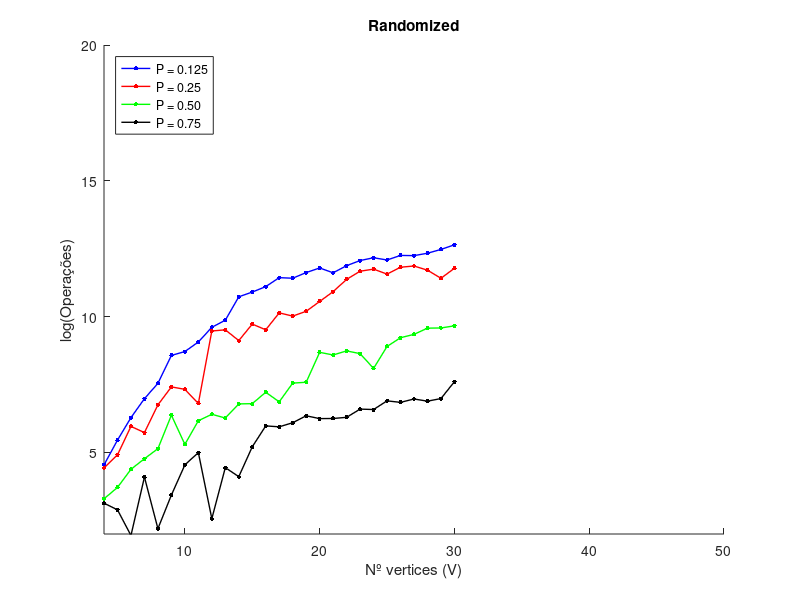
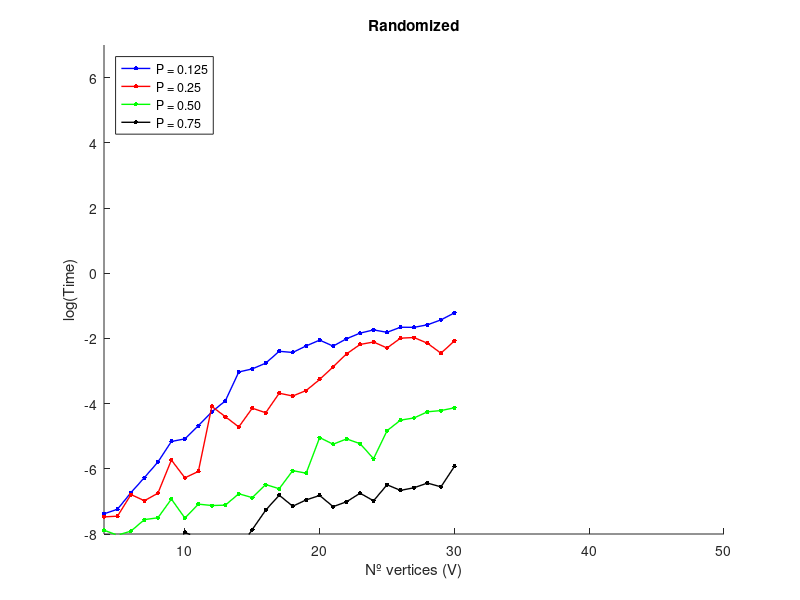
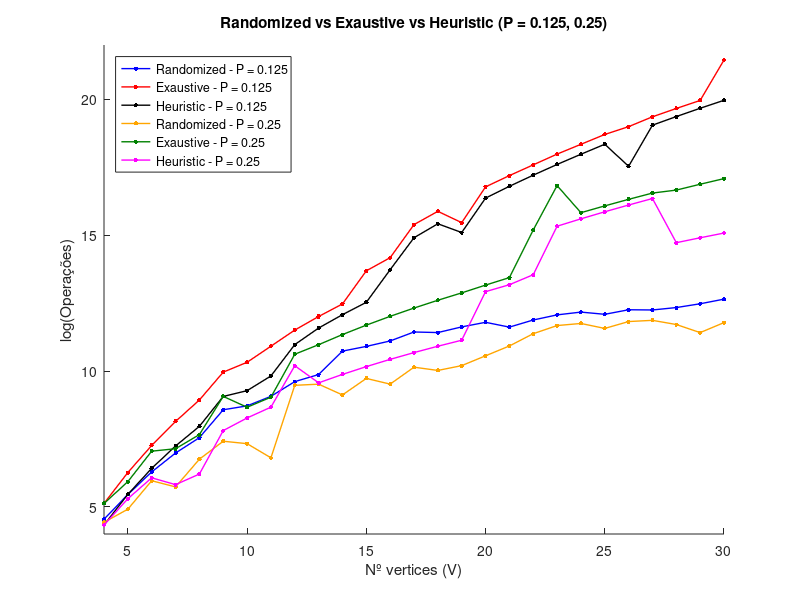
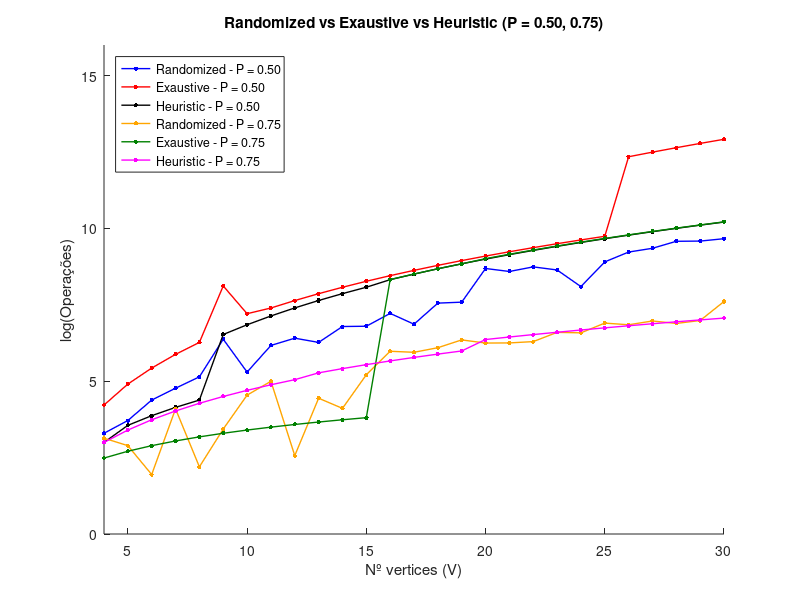

Source code (MATLAB) for these figures, in order:
clear all
close all
clc

% 1 - Randomized
% 2 - Exaustive
% 3 - Hueristic

% 1 - P = 0.125
% 2 - P = 0.25
% 3 - P = 0.50
% 4 - P = 0.75

Size12 =[4, 5, 6, 7, 8, 9, 10, 11, 12, 13, 14, 15, 16, 17, 18, 19, 20, 21, 22, 23, 24, 25, 26, 27, 28, 29, 30];
Size34 =[4, 5, 6, 7, 8, 9, 10, 11, 12, 13, 14, 15, 16, 17, 18, 19, 20, 21, 22, 23, 24, 25, 26, 27, 28, 29, 30];


%% P = 0.125

%%% Randomized
Total_operacoes11 =[94, 234, 536, 1076, 1893, 5288, 6100, 8668, 14896, 19331, 45805, 54467, 66581, 92603, 90670, 111676, 132259, 110778, 143949, 173835, 192620, 177512, 209876, 208245, 227598, 261648, 310240];
Total_configurations11 =[14, 30, 57, 102, 163, 402, 441, 586, 937, 1149, 2503, 2810, 3248, 4239, 4017, 4694, 5289, 4340, 5336, 6132, 6525, 5882, 6656, 6431, 6785, 7506, 8537];
Total_time11 =[0.0006227999983821064, 0.0007165999995777383, 0.001193699994473718, 0.0018966000061482191, 0.003048499987926334, 0.0057320000196341425, 0.006207899990840815, 0.009313199989264831, 0.014224600003217347, 0.019901299980119802, 0.0483074000076158, 0.053093199981958605, 0.06337360003089998, 0.091184000033536, 0.08788459998322651, 0.10746460003429092, 0.1283922999718925, 0.10685409998404793, 0.1340753999975277, 0.1590713999758009, 0.17556819999299478, 0.16314210000564344, 0.1906299999973271, 0.18993909998971503, 0.20540539997455198, 0.23895720002474263, 0.2962359000084689];

%%% Exaustive
Total_operacoes21 =[168, 525, 1422, 3437, 7576, 21123, 30360, 54868, 99384, 163774, 259910, 879720, 1427856, 4825195, 7861824, 5182535, 19333640, 29290044, 43499786, 64604447, 92679624, 133090650, 177557692, 255198330, 346683260, 465706418, 2063687790];
Total_configurations21 =[42, 105, 237, 491, 947, 2347, 3036, 4988, 8282, 12598, 18565, 58648, 89241, 283835, 436768, 272765, 966682, 1394764, 1977263, 2808889, 3861651, 5323626, 6829142, 9451790, 12381545, 16058842, 68789593];
Total_time21 =[0.00017010000010486692, 0.0003968999953940511, 0.001019800009089522, 0.0024256000033346936, 0.005397400003857911, 0.014055199979338795, 0.0209960000065621, 0.04632909999054391, 0.0769943999912357, 0.11836309998761863, 0.18561610003234819, 0.6318439000169747, 0.9867539000115357, 3.3374192000192124, 5.4543463999871165, 3.6019046000001254, 13.677781700025662, 20.879983300008462, 31.691388899984304, 48.27603009999439, 70.7407455000066, 107.5471402999683, 149.0372931999882, 228.4708095000242, 341.2307061999745, 519.0628780000261, 1931.0483767000114];

%%% Heuristic
Total_operacoes31 =[76, 235, 612, 1393, 2872, 8631, 10680, 18348, 58176, 107120, 175098, 275970, 916880, 2974371, 4971348, 3604319, 12788140, 19752306, 29760566, 44129617, 64274520, 92880825, 41258932, 187489215, 257371128, 349113455, 468345300];
Total_configurations31 =[19, 47, 102, 199, 359, 959, 1068, 1668, 4848, 8240, 12507, 18398, 57305, 174963, 276186, 189701, 639407, 940586, 1352753, 1918679, 2678105, 3715233, 1586882, 6944045, 9191826, 12038395, 15611510];
Total_time31 =[0.00010549998842179775, 0.0002634000120451674, 0.0005454000056488439, 0.0009325000137323514, 0.003713500002049841, 0.006591300014406443, 0.008379499995498918, 0.013149900012649596, 0.040598100022180006, 0.07325499998114537, 0.11892420001095161, 0.19119560001126956, 0.6259975999855669, 1.9717722000059439, 3.328815599976224, 2.648345999972662, 9.16162810001697, 14.8586115000071, 23.06370070000412, 34.756538700006786, 53.90512689999014, 83.97115730002406, 62.326608000003034, 213.93505780001578, 353.37921800000186, 611.0966808999947, 1052.8628503999644];


%% P = 0.25

%%% Randomized
Total_operacoes12 =[84, 136, 388, 309, 857, 1661, 1518, 902, 13005, 13565, 9128, 16757, 13591, 25346, 22485, 26840, 38531, 55340, 86940, 117347, 126742, 105575, 135991, 142180, 121911, 90507, 130803];
Total_configurations12 =[14, 17, 43, 31, 79, 136, 116, 67, 822, 815, 528, 907, 707, 1233, 1059, 1207, 1644, 2256, 3342, 4278, 4449, 3629, 4467, 4518, 3798, 2777, 3838];
Total_time12 =[0.0005668000085279346, 0.0005797000048914924, 0.001124400005210191, 0.000931500006117858, 0.001171800002339296, 0.003244199964683503, 0.0018791999900713563, 0.002285499998833984, 0.016762399973231368, 0.0122787000000244, 0.008950600007665344, 0.01591389998793602, 0.013832499986165203, 0.025197999988449737, 0.023110700014512986, 0.027360500011127442, 0.03837190000922419, 0.056618900009198114, 0.0842207999958191, 0.11243129998911172, 0.12115799999446608, 0.10088670000550337, 0.13630609998654108, 0.13909370001056232, 0.11659400000644382, 0.08590680001361761, 0.1254954999894835];

%%% Exaustive
Total_operacoes22 =[168, 375, 1152, 1260, 2120, 8649, 5800, 8404, 40836, 58032, 84224, 119130, 164768, 223448, 297792, 390754, 520200, 685356, 3956502, 20290255, 7476768, 9608400, 12222600, 15402663, 17179932, 21303371, 26222010];
Total_configurations22 =[42, 75, 192, 180, 265, 961, 580, 764, 3403, 4464, 6016, 7942, 10298, 13144, 16544, 20566, 26010, 32636, 179841, 882185, 311532, 384336, 470100, 570469, 613569, 734599, 874067];
Total_time22 =[0.00015379999240394682, 0.00029599999834317714, 0.0009055999980773777, 0.0009173999860649928, 0.0018875000096159056, 0.006478199997218326, 0.004519800000707619, 0.006386299995938316, 0.027212900007725693, 0.04191990000254009, 0.058336500005680136, 0.08526160001929384, 0.12228609999874607, 0.17111629999999423, 0.24331690001417883, 0.3547854000207735, 0.5320232999947621, 0.8079938000009861, 3.64686090000032, 16.537760500010336, 8.881609299991396, 14.146795299995574, 23.412318799979403, 40.784702800010564, 72.14287730000797, 135.20854720001807, 260.8854981000186];

%%% Heuristic
Total_operacoes32 =[76, 200, 432, 336, 496, 2457, 3910, 5819, 26748, 14248, 19432, 25890, 33808, 43384, 54828, 68362, 408600, 527583, 762388, 4545053, 5963712, 7732675, 9917674, 12593232, 2479008, 2969629, 3535020];
Total_configurations32 =[19, 40, 72, 48, 62, 273, 391, 529, 2229, 1096, 1388, 1726, 2113, 2552, 3046, 3598, 20430, 25123, 34654, 197611, 248488, 309307, 381449, 466416, 88536, 102401, 117834];
Total_time32 =[0.00010879998444579542, 0.0002565000031609088, 0.00034279999090358615, 0.0003257999924244359, 0.0004015000013168901, 0.00266689999261871, 0.0038165999721968547, 0.004796800028998405, 0.019870899996021762, 0.013580800005001947, 0.017237300009583123, 0.024034200017922558, 0.03708490000281017, 0.06160100000852253, 0.09782840001571458, 0.16823320000548847, 0.6318834999838145, 1.0490655999892624, 1.8626651000085985, 6.657250099975499, 11.19032240001252, 19.73602429998573, 36.12280899999314, 68.1502808000223, 97.51425350001955, 197.22609589999774, 400.03956620000827];


%% P = 0.5

%%% Randomized
Total_operacoes13 =[27, 41, 80, 118, 171, 586, 200, 478, 606, 528, 888, 896, 1364, 958, 1909, 1970, 5927, 5376, 6249, 5648, 3276, 7359, 10149, 11484, 14435, 14534, 15715];
Total_configurations13 =[5, 6, 10, 13, 16, 50, 17, 36, 42, 35, 55, 51, 74, 49, 93, 92, 257, 224, 254, 220, 123, 264, 355, 386, 468, 457, 480];
Total_time13 =[0.0003766000008909032, 0.00032380002085119486, 0.0003667000128189102, 0.0005216999852564186, 0.0005514999938895926, 0.0009795999940251932, 0.0005472999910125509, 0.0008387000125367194, 0.000803899994934909, 0.0008124999876599759, 0.0011525000008987263, 0.0010246000019833446, 0.0015289000002667308, 0.0013447999954223633, 0.002342699997825548, 0.002167000013287179, 0.006458800009568222, 0.00527229999715928, 0.006198599992785603, 0.0053564000118058175, 0.0033804999984567985, 0.00797170000441838, 0.011026100008166395, 0.011794899997767061, 0.014238800009479746, 0.014795099996263161, 0.01610040001105517];

%%% Exaustive
Total_operacoes23 =[68, 135, 228, 357, 528, 3348, 1350, 1628, 2076, 2600, 3206, 3900, 4688, 5576, 6570, 7676, 8900, 10248, 11726, 13340, 15096, 17000, 229554, 266868, 308560, 354960, 406410];
Total_configurations23 =[17, 27, 38, 51, 66, 372, 135, 148, 173, 200, 229, 260, 293, 328, 365, 404, 445, 488, 533, 580, 629, 680, 8829, 9884, 11020, 12240, 13547];
Total_time23 =[8.149999484885484e-05, 0.00012630000128410757, 0.00021100000594742596, 0.00026420000358484685, 0.0004194999928586185, 0.0023092000046744943, 0.0014565999881597236, 0.002081200000247918, 0.0028549999988172203, 0.0037500999897019938, 0.0033675999875413254, 0.00548789999447763, 0.008290099998703226, 0.01070019998587668, 0.018802100006723776, 0.03343120000499766, 0.06528900000557769, 0.11950260000594426, 0.2314846000081161, 0.47311449999688193, 0.9371199000015622, 1.859333600004902, 7.57926050000242, 14.972990600013873, 29.86445459999959, 60.0741255999892, 120.82654570000886];

%%% Heuristic
Total_operacoes33 =[20, 35, 48, 63, 80, 684, 940, 1254, 1632, 2080, 2604, 3210, 4112, 4930, 5886, 6916, 8060, 9324, 10714, 12236, 13896, 15700, 17654, 19764, 22036, 24476, 27090];
Total_configurations33 =[5, 7, 8, 9, 10, 76, 94, 114, 136, 160, 186, 214, 257, 290, 327, 364, 403, 444, 487, 532, 579, 628, 679, 732, 787, 844, 903];
Total_time33 =[4.7599998652003706e-05, 5.970000347588211e-05, 7.210001058410853e-05, 9.580000187270343e-05, 0.00012110000534448773, 0.0006179000047268346, 0.0010045999952126294, 0.00189049998880364, 0.0023553999926662073, 0.0031743999861646444, 0.006764000005205162, 0.008670799987157807, 0.013273399992613122, 0.022694100000080653, 0.04521490000479389, 0.08476599998539314, 0.1635417000070447, 0.3274095000087982, 0.6661029999813763, 1.3271956000098726, 2.7065292000042973, 5.554305099998601, 11.236870499997167, 23.14771460001066, 47.35405880001781, 96.47532210001373, 197.5373174999986];


%% P = 0.75

%%% Randomized
Total_operacoes14 =[23, 18, 7, 60, 9, 31, 94, 148, 13, 85, 61, 183, 395, 382, 444, 573, 517, 519, 542, 733, 722, 993, 940, 1064, 982, 1081, 2013];
Total_configurations14 =[4, 3, 1, 7, 1, 3, 8, 11, 1, 6, 4, 11, 21, 19, 22, 24, 22, 22, 23, 28, 26, 36, 32, 35, 32, 33, 62];
Total_time14 =[0.00020059999951627105, 0.00018819999240804464, 0.00018479999562259763, 0.0002947999892057851, 0.0001779000012902543, 0.0002099999983329326, 0.0003513999981805682, 0.00030080000578891486, 0.00025520000781398267, 0.0002688000095076859, 0.00021270000434014946, 0.0003843000013148412, 0.0006980000034673139, 0.0011035999923478812, 0.0007865999941714108, 0.0009542999905534089, 0.0010938000050373375, 0.0007762000022921711, 0.00090230000205338, 0.0011722000053850934, 0.0009294000046793371, 0.0015177000168478116, 0.0012787999876309186, 0.001385900002787821, 0.001599799987161532, 0.001424999994924292, 0.002667599997948855];

%%% Exaustive
Total_operacoes24 =[12, 15, 18, 21, 24, 27, 30, 33, 36, 39, 42, 45, 4128, 4947, 5868, 6897, 8180, 9450, 10846, 12374, 14040, 15850, 17810, 19926, 22204, 24650, 27270];
Total_configurations24 =[3, 3, 3, 3, 3, 3, 3, 3, 3, 3, 3, 3, 258, 291, 326, 363, 409, 450, 493, 538, 585, 634, 685, 738, 793, 850, 909];
Total_time24 =[2.78999941656366e-05, 2.5999994250014424e-05, 2.6900001103058457e-05, 3.15000070258975e-05, 3.170000854879618e-05, 4.199999966658652e-05, 3.5899996873922646e-05, 3.890000516548753e-05, 3.979999746661633e-05, 4.1799998143687844e-05, 4.9299997044727206e-05, 7.069999992381781e-05, 0.006446500003221445, 0.01108100000419654, 0.019747699989238754, 0.03443289999268018, 0.06080639999709092, 0.11758589999226388, 0.2292338999977801, 0.4597798999893712, 0.9250967999978457, 1.8092651999904774, 3.6824909999995725, 7.349412699986715, 14.850520899984986, 29.913733500012313, 60.2206506000075];

%%% Heuristic
Total_operacoes34 =[20, 30, 42, 56, 72, 90, 110, 132, 156, 195, 224, 255, 288, 323, 360, 399, 580, 630, 682, 736, 792, 850, 910, 972, 1036, 1102, 1170];
Total_configurations34 =[5, 6, 7, 8, 9, 10, 11, 12, 13, 15, 16, 17, 18, 19, 20, 21, 29, 30, 31, 32, 33, 34, 35, 36, 37, 38, 39];
Total_time34 =[4.67000063508749e-05, 5.09000092279166e-05, 8.330002310685813e-05, 0.00012879999121651053, 0.00012600001355167478, 0.00012789999891538173, 0.00017919999663718045, 0.0002703000063775107, 0.0004825999931199476, 0.0010630000033415854, 0.0020041000097990036, 0.003268900021794252, 0.006148799991933629, 0.009632299988879822, 0.02025359999970533, 0.0429298000090057, 0.09498969999549445, 0.18598320000455715, 0.33499629999278113, 0.6930358000099659, 1.4132122000009986, 2.7975311999907717, 5.712835800004541, 11.696550900000148, 23.845074400000158, 48.734597700007726, 98.95070370001486];


%% Gráficos
clc
close all

%%% Randomized
figure(1)
hold on
plot(Size12, log(Total_operacoes11),'b.-','LineWidth',1,'MarkerSize',10)
plot(Size12, log(Total_operacoes12),'r.-','LineWidth',1,'MarkerSize',10)
plot(Size12, log(Total_operacoes13),'g.-','LineWidth',1,'MarkerSize',10)
plot(Size12, log(Total_operacoes14),'k.-','LineWidth',1,'MarkerSize',10)
ylabel('log(Operações)')
xlabel('Nº vertices (V)')
legend('P = 0.125','P = 0.25','P = 0.50','P = 0.75','Location','northwest')
title('Randomized')
axis([4 50 2 20])


figure(2)
hold on
plot(Size12, log(Total_time11),'b.-','LineWidth',1,'MarkerSize',10)
plot(Size12, log(Total_time12),'r.-','LineWidth',1,'MarkerSize',10)
plot(Size12, log(Total_time13),'g.-','LineWidth',1,'MarkerSize',10)
plot(Size12, log(Total_time14),'k.-','LineWidth',1,'MarkerSize',10)
ylabel('log(Time)')
xlabel('Nº vertices (V)')
legend('P = 0.125','P = 0.25','P = 0.50','P = 0.75','Location','northwest')
title('Randomized')
axis([4 50 -8 7])


%% Estes foram aqueles usados no projeto
close all
clc
%%% Randomized vs Exaustive vs Heuristic
figure(7)
hold on
plot(Size12, log(Total_operacoes11),'b.-','LineWidth',1,'MarkerSize',10)
plot(Size34, log(Total_operacoes21),'r.-','LineWidth',1,'MarkerSize',10)
plot(Size34, log(Total_operacoes31),'k.-','LineWidth',1,'MarkerSize',10)
plot(Size12, log(Total_operacoes12),'.-','Color','#FFA500','LineWidth',1,'MarkerSize',10)
plot(Size34, log(Total_operacoes22),'.-','Color','#008000','LineWidth',1,'MarkerSize',10)
plot(Size34, log(Total_operacoes32),'m.-','LineWidth',1,'MarkerSize',10)
ylabel('log(Operações)')
xlabel('Nº vertices (V)')
legend('Randomized - P = 0.125','Exaustive - P = 0.125','Heuristic - P = 0.125','Randomized - P = 0.25','Exaustive - P = 0.25','Heuristic - P = 0.25','Location','northwest')
title('Randomized vs Exaustive vs Heuristic (P = 0.125, 0.25)')
axis([4 30 4 22])

figure(8)
hold on
plot(Size12, log(Total_operacoes13),'b.-','LineWidth',1,'MarkerSize',10)
plot(Size34, log(Total_operacoes23),'r.-','LineWidth',1,'MarkerSize',10)
plot(Size34, log(Total_operacoes33),'k.-','LineWidth',1,'MarkerSize',10)
plot(Size12, log(Total_operacoes14),'.-','Color','#FFA500','LineWidth',1,'MarkerSize',10)
plot(Size34, log(Total_operacoes24),'.-','Color','#008000','LineWidth',1,'MarkerSize',10)
plot(Size34, log(Total_operacoes34),'m.-','LineWidth',1,'MarkerSize',10)
ylabel('log(Operações)')
xlabel('Nº vertices (V)')
legend('Randomized - P = 0.50','Exaustive - P = 0.50','Heuristic - P = 0.50','Randomized - P = 0.75','Exaustive - P = 0.75','Heuristic - P = 0.75','Location','northwest')
title('Randomized vs Exaustive vs Heuristic (P = 0.50, 0.75)')
axis([4 30 0 16])

figure(10)
hold on
plot(Size12, log(Total_time11),'b.-','LineWidth',1,'MarkerSize',10)
plot(Size34, log(Total_time21),'r.-','LineWidth',1,'MarkerSize',10)
plot(Size34, log(Total_time31),'k.-','LineWidth',1,'MarkerSize',10)
plot(Size12, log(Total_time12),'.-','Color','#FFA500','LineWidth',1,'MarkerSize',10)
plot(Size34, log(Total_time22),'.-','Color','#008000','LineWidth',1,'MarkerSize',10)
plot(Size34, log(Total_time32),'m.-','LineWidth',1,'MarkerSize',10)
ylabel('log(Tempo)')
xlabel('Nº vertices (V)')
legend('Randomized - P = 0.125','Exaustive - P = 0.125','Heuristic - P = 0.125','Randomized - P = 0.25','Exaustive - P = 0.25','Heuristic - P = 0.25','Location','northwest')
title('Randomized vs Exaustive vs Heuristic (P = 0.125, 0.25)')
axis([4 30 -10 10])

figure(11)
hold on
plot(Size12, log(Total_time13),'b.-','LineWidth',1,'MarkerSize',10)
plot(Size34, log(Total_time23),'r.-','LineWidth',1,'MarkerSize',10)
plot(Size34, log(Total_time33),'k.-','LineWidth',1,'MarkerSize',10)
plot(Size12, log(Total_time14),'.-','Color','#FFA500','LineWidth',1,'MarkerSize',10)
plot(Size34, log(Total_time24),'.-','Color','#008000','LineWidth',1,'MarkerSize',10)
plot(Size34, log(Total_time34),'m.-','LineWidth',1,'MarkerSize',10)
ylabel('log(Tempo)')
xlabel('Nº vertices (V)')
legend('Randomized - P = 0.50','Exaustive - P = 0.50','Heuristic - P = 0.50','Randomized - P = 0.75','Exaustive - P = 0.75','Heuristic - P = 0.75','Location','northwest')
title('Randomized vs Exaustive vs Heuristic (P = 0.50, 0.75)')
axis([4 30 -12 8])

figure(12)
hold on
plot(Size12, log(Total_configurations11),'b.-','LineWidth',1,'MarkerSize',10)
plot(Size34, log(Total_configurations21),'r.-','LineWidth',1,'MarkerSize',10)
plot(Size34, log(Total_configurations31),'k.-','LineWidth',1,'MarkerSize',10)
plot(Size12, log(Total_configurations12),'.-','Color','#FFA500','LineWidth',1,'MarkerSize',10)
plot(Size34, log(Total_configurations22),'.-','Color','#008000','LineWidth',1,'MarkerSize',10)
plot(Size34, log(Total_configurations32),'m.-','LineWidth',1,'MarkerSize',10)
ylabel('log(Configurações)')
xlabel('Nº vertices (V)')
legend('Randomized - P = 0.125','Exaustive - P = 0.125','Heuristic - P = 0.125','Randomized - P = 0.25','Exaustive - P = 0.25','Heuristic - P = 0.25','Location','northwest')
title('Randomized vs Exaustive vs Heuristic (P = 0.125, 0.25)')
axis([4 30 0 20])

figure(13)
hold on
plot(Size12, log(Total_configurations13),'b.-','LineWidth',1,'MarkerSize',10)
plot(Size34, log(Total_configurations23),'r.-','LineWidth',1,'MarkerSize',10)
plot(Size34, log(Total_configurations33),'k.-','LineWidth',1,'MarkerSize',10)
plot(Size12, log(Total_configurations14),'.-','Color','#FFA500','LineWidth',1,'MarkerSize',10)
plot(Size34, log(Total_configurations24),'.-','Color','#008000','LineWidth',1,'MarkerSize',10)
plot(Size34, log(Total_configurations34),'m.-','LineWidth',1,'MarkerSize',10)
ylabel('log(Configurações)')
xlabel('Nº vertices (V)')
legend('Randomized - P = 0.50','Exaustive - P = 0.50','Heuristic - P = 0.50','Randomized - P = 0.75','Exaustive - P = 0.75','Heuristic - P = 0.75','Location','northwest')
title('Randomized vs Exaustive vs Heuristic (P = 0.50, 0.75)')
axis([4 30 0 10])



